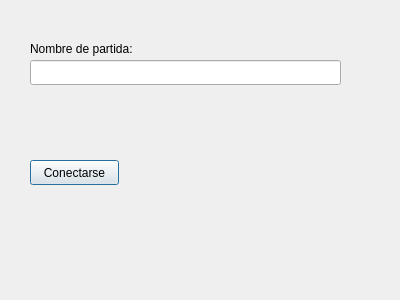
<?xml version="1.0" encoding="UTF-8"?>
<ui version="4.0">
 <class>DialogJoinGame</class>
 <widget class="QDialog" name="DialogJoinGame">
  <property name="geometry">
   <rect>
    <x>0</x>
    <y>0</y>
    <width>400</width>
    <height>300</height>
   </rect>
  </property>
  <property name="windowTitle">
   <string>Dialog</string>
  </property>
  <widget class="QLabel" name="errorMsg">
   <property name="geometry">
    <rect>
     <x>30</x>
     <y>90</y>
     <width>321</width>
     <height>20</height>
    </rect>
   </property>
   <property name="font">
    <font>
     <weight>75</weight>
     <bold>true</bold>
    </font>
   </property>
   <property name="styleSheet">
    <string notr="true">color: rgb(237, 51, 59)</string>
   </property>
   <property name="text">
    <string/>
   </property>
  </widget>
  <widget class="QLabel" name="label">
   <property name="geometry">
    <rect>
     <x>30</x>
     <y>40</y>
     <width>141</width>
     <height>17</height>
    </rect>
   </property>
   <property name="text">
    <string>Nombre de partida:</string>
   </property>
  </widget>
  <widget class="QLineEdit" name="txt_gameName">
   <property name="geometry">
    <rect>
     <x>30</x>
     <y>60</y>
     <width>311</width>
     <height>25</height>
    </rect>
   </property>
  </widget>
  <widget class="QLabel" name="infoClientConnected">
   <property name="geometry">
    <rect>
     <x>30</x>
     <y>230</y>
     <width>321</width>
     <height>17</height>
    </rect>
   </property>
   <property name="font">
    <font>
     <weight>75</weight>
     <bold>true</bold>
    </font>
   </property>
   <property name="styleSheet">
    <string notr="true">color: rgb(51, 209, 122)</string>
   </property>
   <property name="text">
    <string/>
   </property>
  </widget>
  <widget class="QPushButton" name="pushButton">
   <property name="geometry">
    <rect>
     <x>30</x>
     <y>160</y>
     <width>89</width>
     <height>25</height>
    </rect>
   </property>
   <property name="text">
    <string>Conectarse</string>
   </property>
  </widget>
 </widget>
 <resources/>
 <connections/>
</ui>
